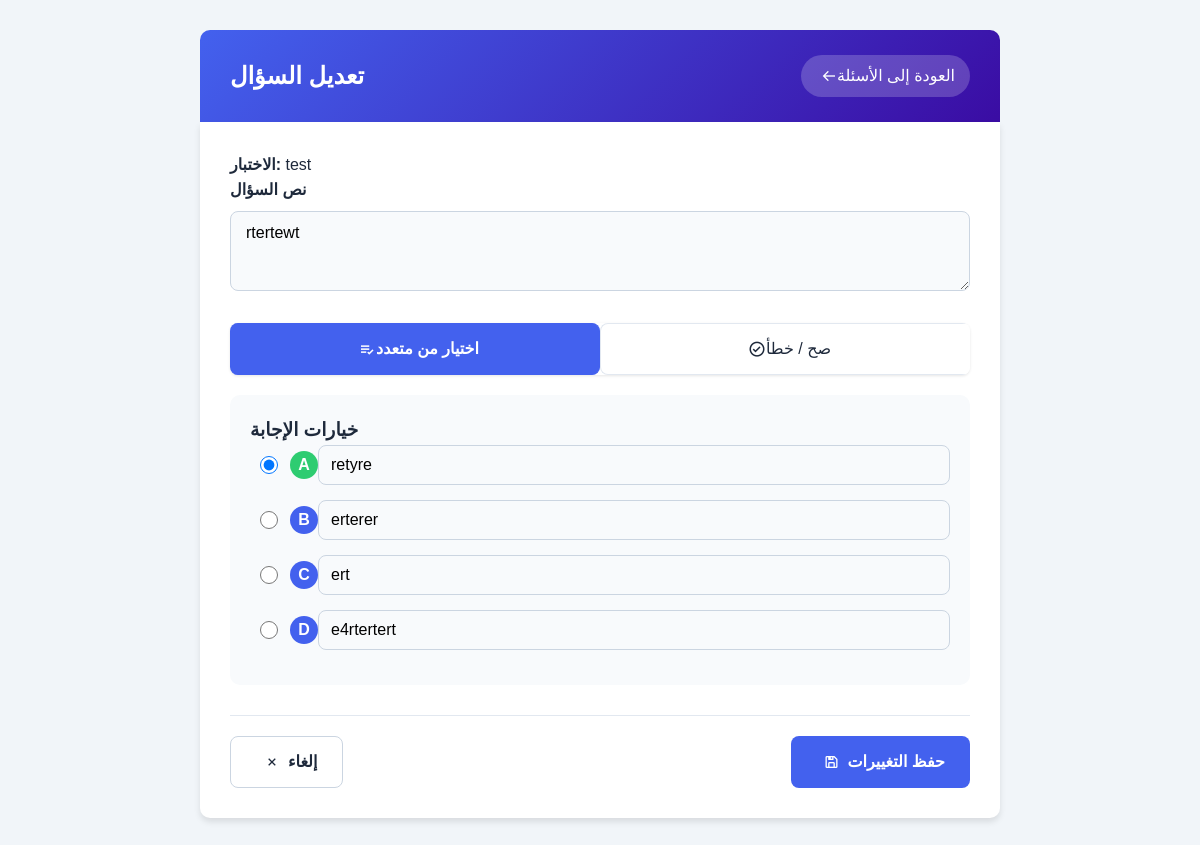
/quiz-system/admin/edit_question.php?id=19 (signed in), run on the app's committed database.
### tables this page shows
CREATE TABLE IF NOT EXISTS `quiz_questions` (
  `question_id` int NOT NULL AUTO_INCREMENT,
  `quiz_id` int NOT NULL,
  `question_text` text NOT NULL,
  `question_type` enum('multiple_choice','true_false','short_answer') NOT NULL,
  `points` int NOT NULL DEFAULT '1',
  `question_order` int DEFAULT '0',
  PRIMARY KEY (`question_id`),
  KEY `quiz_id` (`quiz_id`)
);

CREATE TABLE IF NOT EXISTS `quizzes` (
  `quiz_id` int NOT NULL AUTO_INCREMENT,
  `title` varchar(255) NOT NULL,
  `description` text,
  `course_id` int NOT NULL,
  `professor_id` int NOT NULL,
  `time_limit` int NOT NULL,
  `start_time` datetime NOT NULL,
  `end_time` datetime NOT NULL,
  `created_at` timestamp NULL DEFAULT CURRENT_TIMESTAMP,
  `updated_at` timestamp NULL DEFAULT CURRENT_TIMESTAMP ON UPDATE CURRENT_TIMESTAMP,
  PRIMARY KEY (`quiz_id`),
  KEY `course_id` (`course_id`),
  KEY `professor_id` (`professor_id`)
);

CREATE TABLE IF NOT EXISTS `question_options` (
  `option_id` int NOT NULL AUTO_INCREMENT,
  `question_id` int NOT NULL,
  `option_text` text NOT NULL,
  `is_correct` tinyint(1) NOT NULL DEFAULT '0',
  `option_order` int DEFAULT NULL,
  PRIMARY KEY (`option_id`),
  KEY `question_id` (`question_id`)
);

### public_html/quiz-system/admin/edit_question.php (the view, shortened to what this page needs)
<?php
$questionId = isset($_GET['id']) ? intval($_GET['id']) : 0;
$conn = connectDB();
$professorId = $_SESSION["user_id"];
$checkQuestionQuery = $conn->prepare("
    SELECT q.*, qz.quiz_id, q.question_order, q.question_type, qz.title as quiz_title
    FROM quiz_questions q
    JOIN quizzes qz ON q.quiz_id = qz.quiz_id
    WHERE q.question_id = ? AND qz.professor_id = ?
");
$checkQuestionQuery->bind_param("ii", $questionId, $professorId);
$checkQuestionQuery->execute();
$questionResult = $checkQuestionQuery->get_result();
$question = $questionResult->fetch_assoc();
$quizId = $question['quiz_id'];
$optionsQuery = $conn->prepare("
    SELECT * FROM question_options
    WHERE question_id = ?
    ORDER BY option_order, option_id
");
$optionsQuery->bind_param("i", $questionId);
$optionsQuery->execute();
$optionsResult = $optionsQuery->get_result();
$options = [];
while ($option = $optionsResult->fetch_assoc()) {
    $options[] = $option;
}
?>
<!DOCTYPE html>
<html lang="ar" dir="rtl">
<head>
    <link href='https://unpkg.com/boxicons@2.1.4/css/boxicons.min.css' rel='stylesheet'>
    <link rel="stylesheet" href="../assets/css/admin.css">
</head>
<body>
    <div class="container">
        <div class="page-header">
            <h1>تعديل السؤال</h1>
            <a href="manage_questions.php?quiz_id=<?php echo $quizId; ?>" class="back-button">
                <i class='bx bx-arrow-back'></i> العودة إلى الأسئلة
            </a>
        </div>
        <div class="form-container">
            <div class="quiz-info">
                <p><strong>الاختبار:</strong> <?php echo htmlspecialchars($question['quiz_title']); ?></p>
            </div>
            <form action="edit_question.php?id=<?php echo $questionId; ?>" method="post">
                <div class="form-section">
                    <div class="form-group">
                        <label for="question_text">نص السؤال</label>
                        <textarea name="question_text" id="question_text" class="form-control" required rows="3"><?php echo htmlspecialchars($question['question_text']); ?></textarea>
                    </div>
                    <div class="question-type-selector">
                        <div class="type-option <?php echo ($question['question_type'] === 'multiple_choice') ? 'active' : ''; ?>" data-type="multiple_choice" onclick="selectQuestionType('multiple_choice', this)">
                            <i class='bx bx-list-check'></i> اختيار من متعدد
                        </div>
                        <div class="type-option <?php echo ($question['question_type'] === 'true_false') ? 'active' : ''; ?>" data-type="true_false" onclick="selectQuestionType('true_false', this)">
                            <i class='bx bx-check-circle'></i> صح / خطأ
                        </div>
                    </div>
                    <div id="multiple_choice_options" class="option-fields" style="<?php echo ($question['question_type'] !== 'multiple_choice') ? 'display: none;' : ''; ?>">
                        <h3>خيارات الإجابة</h3>
                        <?php
                        $mcOptions = array_filter($options, function($opt) {
                            return $opt['option_text'] !== 'صح' && $opt['option_text'] !== 'خطأ';
                        });
                        for ($i = 0; $i < 4; $i++):
                            $optionValue = isset($mcOptions[$i]) ? $mcOptions[$i]['option_text'] : '';
                            $isCorrect = isset($mcOptions[$i]) && $mcOptions[$i]['is_correct'] ? true : false;
                        ?>
                            <div class="option-item <?php echo $isCorrect ? 'is-correct' : ''; ?>">
                                <input type="radio" name="correct_option" value="<?php echo $i + 1; ?>" class="correct-option-radio" <?php echo $isCorrect ? 'checked' : ''; ?>>
                                <div class="option-prefix"><?php echo chr(65 + $i); ?></div>
                                <input type="text" name="option_text[<?php echo $i; ?>]" class="form-control" placeholder="الخيار #<?php echo $i + 1; ?>" value="<?php echo htmlspecialchars($optionValue); ?>" required>
                            </div>
                        <?php endfor; ?>
                    </div>
                </div>
                <div class="form-footer">
                    <a href="manage_questions.php?quiz_id=<?php echo $quizId; ?>" class="btn btn-secondary">
                        <i class='bx bx-x'></i> إلغاء
                    </a>
                    <button type="submit" class="btn btn-primary">
                        <i class='bx bx-save'></i> حفظ التغييرات
                    </button>
                </div>
            </form>
        </div>
    </div>
</body>
</html>

### public_html/quiz-system/assets/css/admin.css (style rules this page uses)
:root { --primary-color: #4361ee; --primary-light: #e9efff; --secondary-color: #3a0ca3; --success-color: #2ecc71; --warning-color: #f39c12; --danger-color: #e74c3c; --dark-color: #2c3e50; --light-color: #f5f7fa; --gradient-primary: linear-gradient(135deg, #4361ee, #3a0ca3); --gradient-success: linear-gradient(135deg, #2ecc71, #27ae60); --gradient-warning: linear-gradient(135deg, #f39c12, #e67e22); --gradient-danger: linear-gradient(135deg, #e74c3c, #c0392b); --shadow-sm: 0 2px 4px rgba(0,0,0,0.05); --shadow-md: 0 4px 6px rgba(0,0,0,0.1); --shadow-lg: 0 10px 15px rgba(0,0,0,0.1); --transition: all 0.3s ease; --sidebar-width: 250px; --header-height: 70px; --border-radius: 8px; --box-shadow: 0 4px 12px rgba(0, 0, 0, 0.1); }
* { margin: 0; padding: 0; box-sizing: border-box; font-family: 'Poppins', sans-serif; }
body { background-color: #f8fafc; color: var(--dark-color); line-height: 1.6; direction: ltr; }
a { text-decoration: none; color: var(--primary-color); }
.btn { display: inline-flex; align-items: center; gap: 8px; padding: 0.8rem 1.5rem; border-radius: 8px; font-weight: 600; text-decoration: none; transition: var(--transition); border: none; cursor: pointer; }
.btn-primary { background: var(--gradient-primary); color: white; }
.btn-secondary { background: var(--primary-light); color: var(--primary-color); }

### data on the page
quiz_questions: quiz.title "test", question_text "rtertewt"
question_options: is_correct "☑", i "A", option_text "retyre"
question_options: i "B", option_text "erterer"
question_options: i "C", option_text "ert"
question_options: i "D", option_text "e4rtertert"
